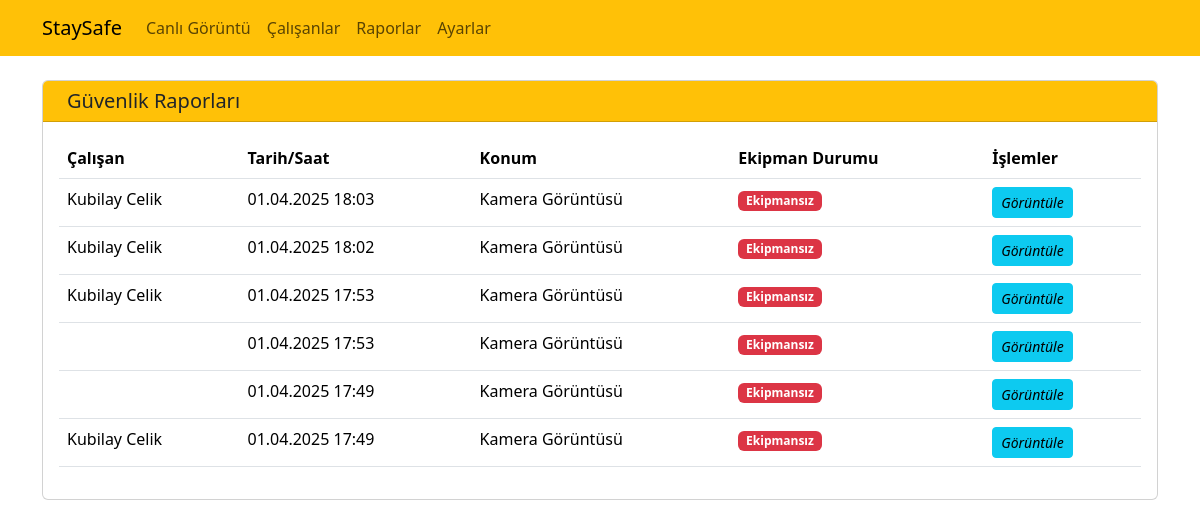
The page /reports/ on the database its author committed.
### reports/models.py (models this page shows, shortened)
class EmployeeReport(models.Model):
    employee = models.ForeignKey(Employee, on_delete=models.SET_NULL, related_name='reports', null=True, blank=True)
    timestamp = models.DateTimeField(auto_now_add=True)
    image = models.ImageField(upload_to='reports/')
    is_equipped = models.BooleanField(default=False)
    location = models.CharField(max_length=200, blank=True)
    notes = models.TextField(blank=True)
    missing_equipment = models.TextField(blank=True, verbose_name="Eksik Ekipmanlar")
    class Meta:
        ordering = ['-timestamp']
        verbose_name = 'Çalışan Raporu'
        verbose_name_plural = 'Çalışan Raporları'

### employees/models.py (models this page shows, shortened)
class Employee(models.Model):
    sicil_no = models.CharField(max_length=4, primary_key=True)
    name = models.CharField(max_length=100)
    surname = models.CharField(max_length=100)
    age = models.IntegerField()
    imageUrl = models.URLField(max_length=300, blank=False, default="1.jpg") # Bos birakilamaz. Denetim yapılacak.

### reports/views.py (the view)
# urls.py: path('', views.report_list, name='report_list'),
def report_list(request):
    reports = EmployeeReport.objects.all() # Tüm raporları al (ordering model meta'da tanımlı)
    context = {
        'reports': reports
    }
    return render(request, 'reports/report_list.html', context)

### reports/templates/reports/report_list.html (shortened to what this page needs)
{% extends "layout.html" %}
{% load static %}
{% block content %}
<div class="container mt-4">
    <div class="card">
        <div class="card-header bg-warning">
            <h5 class="card-title mb-0">
                Güvenlik Raporları
            </h5>
        </div>
        <div class="card-body">
            <div class="table-responsive">
                <table class="table table-hover">
                    <thead>
                        <tr>
                            <th>Çalışan</th>
                            <th>Tarih/Saat</th>
                            <th>Konum</th>
                            <th>Ekipman Durumu</th>
                            <th>İşlemler</th>
                        </tr>
                    </thead>
                    <tbody>
                        {% for report in reports %}
                        <tr>
                            <td>{{ report.employee.name }} {{ report.employee.surname }}</td>
                            <td>{{ report.timestamp|date:"d.m.Y H:i" }}</td>
                            <td>{{ report.location|default:"Belirtilmemiş" }}</td>
                            <td>
                                {% if report.is_equipped %}
                                    <span class="badge bg-success">Ekipmanlı</span>
                                {% else %}
                                    <span class="badge bg-danger">Ekipmansız</span>
                                {% endif %}
                            </td>
                            <td>
                                <a href="{% url 'report_detail' report.id %}" class="btn btn-sm btn-info">
                                    <i class="fas fa-eye">Görüntüle</i>
                                </a>
                            </td>
                        </tr>
                        {% empty %}
                        <tr>
                            <td colspan="5" class="text-center">Henüz rapor bulunmamaktadır.</td>
                        </tr>
                        {% endfor %}
                    </tbody>
                </table>
            </div>
        </div>
    </div>
</div>
{% endblock %}

### rows shown on the page
EmployeeReport: employee.name "Kubilay", employee.surname "Celik", timestamp "01.04.2025 18:03", location "Kamera Görüntüsü", is_equipped "Ekipmansız"
EmployeeReport: employee.name "Kubilay", employee.surname "Celik", timestamp "01.04.2025 18:02", location "Kamera Görüntüsü", is_equipped "Ekipmansız"
EmployeeReport: employee.name "Kubilay", employee.surname "Celik", timestamp "01.04.2025 17:53", location "Kamera Görüntüsü", is_equipped "Ekipmansız"
EmployeeReport: timestamp "01.04.2025 17:53", location "Kamera Görüntüsü", is_equipped "Ekipmansız"
EmployeeReport: timestamp "01.04.2025 17:49", location "Kamera Görüntüsü", is_equipped "Ekipmansız"
EmployeeReport: employee.name "Kubilay", employee.surname "Celik", timestamp "01.04.2025 17:49", location "Kamera Görüntüsü", is_equipped "Ekipmansız"
